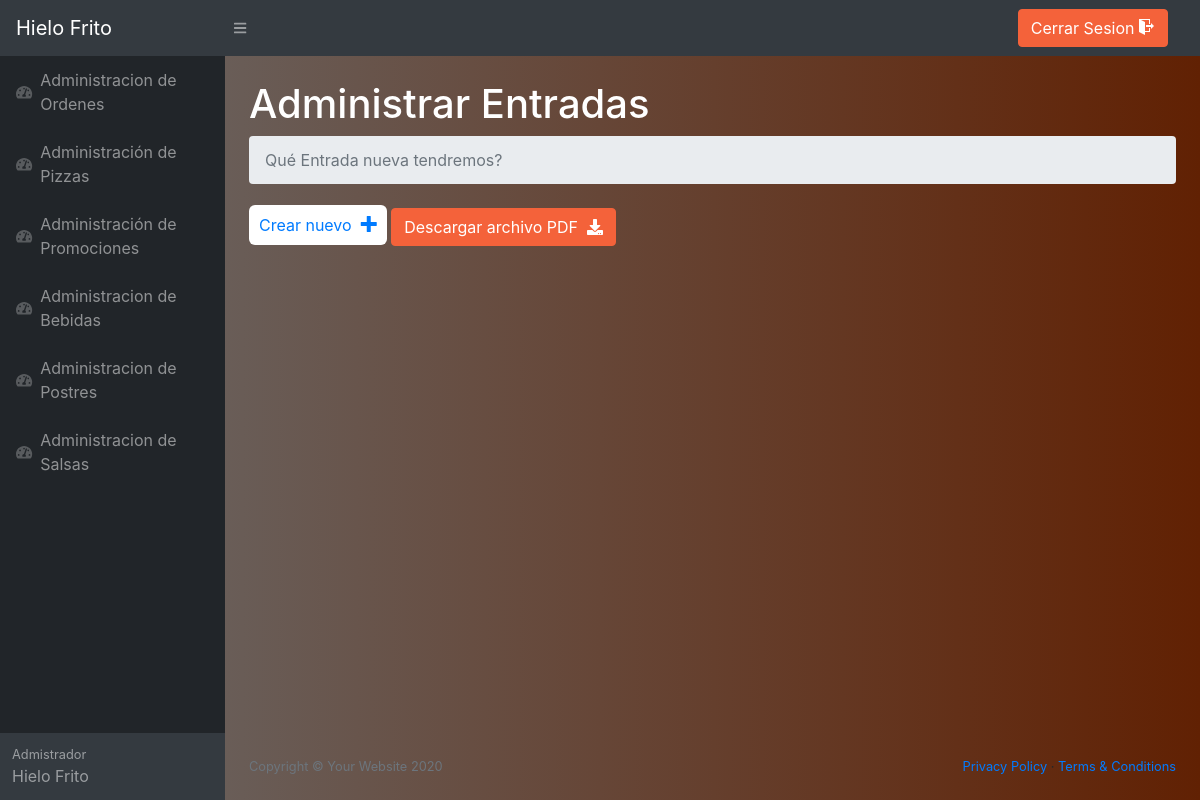
Before: /Pizzeria/Admin/adminentradas/ListaEntradas.php (signed in) with the older database file.
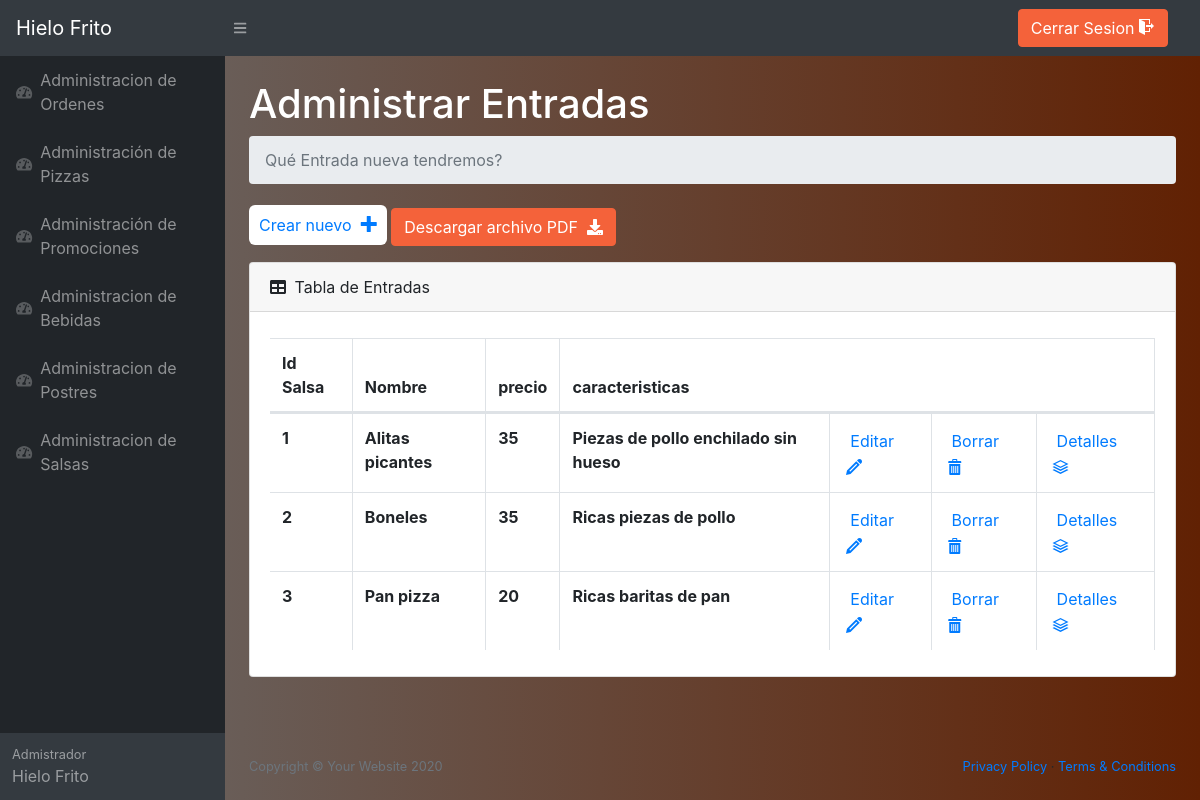
After: the same page with the newer database file.
### tables this page shows
CREATE TABLE `entradas` (
  `id_entrada` int(11) NOT NULL,
  `nombre` varchar(100) NOT NULL,
  `precio` int(11) NOT NULL,
  `caracteristicas` text NOT NULL
);

### Pizzeria/Admin/adminentradas/ListaEntradas.php (the view, shortened to what the changed rows need)
<?php
include ('../../php/conexion.php');
?>
<!DOCTYPE html>
<html lang="es">
    <head>
        <link href="../styles.css" rel="stylesheet" />
        <link href="https://cdn.datatables.net/1.10.20/css/dataTables.bootstrap4.min.css" rel="stylesheet" />
        <link href="../../icomoon/fonts/style.css" rel="stylesheet">
    </head>
    <body style="background: linear-gradient(to right, #6b6b6b, #612103);" class="sb-nav-fixed">
        <div id="layoutSidenav">
            <div id="layoutSidenav_content">
                <main >
                    <div class="container-fluid">
                        <h1 style="color: white;" class="mt-4"> Administrar Entradas</h1>
                        <?php
      $query="SELECT * FROM entradas";
      $resultado=$mysqli->query($query);
      if($resultado->num_rows > 0){
    ?>
                          <div class="card mb-4">
                            <div class="card-header">
                                <i class="fas fa-table mr-1"></i>
                                Tabla de Entradas
                            </div>
                            <div class="card-body">
                                <div class="table-responsive">
                                    <table class="table table-bordered" id="dataTable" width="100%" cellspacing="0">
                                        <thead>
                                            <tr>
                                                <th>Id Salsa</th>
                                                <th>Nombre</th>
                                                <th>precio</th>
                                                <th colspan=4>caracteristicas</th>
                                            </tr>
                                        </thead>
                                        <tbody>
                                            <?php
                                                while($fila=$resultado->fetch_assoc()){
                                                    $id=$fila['id_entrada'];
                                            ?>
                                            <tr>
                                                <form action="opcion.php" method="post">
                                                    <th>
                                                    <?php
                                                        echo "$id<input type='text' value='$id' name='id' hidden>";
                                                    ?>
                                                    </th>
                                                    <th>
                                                        <?php
                                                            echo($fila['nombre']);
                                                        ?>
                                                    </th>
                                                    <th>
                                                        <?php
                                                            echo($fila['precio']);
                                                        ?>
                                                    </th>
                                                    <th>
                                                        <?php
                                                            echo($fila['caracteristicas']);
                                                        ?>
                                                    </th>
                                                    <th>
                                                        <input type="submit" value="Editar" class="boton " name="boton">&nbsp;<span class="icon-pencil icono">
                                                    </th>
                                                    <th>
                                                        <input type="submit" value="Borrar" class="boton "name="boton">&nbsp;<span class="icon-bin icono">
                                                    </th>
                                                    <th>
                                                        <input type="submit" value="Detalles" class="boton " name="boton">&nbsp;<span class="icon-stack icono">
                                                    </th>
                                                </form>
                                            </tr>
                                            <?php
                            }
                        ?>
                                        </tbody>
                                    </table>
                                </div>
                            </div>
                        </div>
                        <?php
                            }
                        ?>
                        </div>
                    </main>
                </div>
            </div>
        </body>
    </html>

Changed rows visible on the page:
added entradas: id_entrada "1", nombre "Alitas picantes", precio "35", caracteristicas "Piezas de pollo enchilado sin hueso"
added entradas: id_entrada "2", nombre "Boneles", precio "35", caracteristicas "Ricas piezas de pollo"
added entradas: id_entrada "3", nombre "Pan pizza", precio "20", caracteristicas "Ricas baritas de pan"
Other visible differences:
text now shown: "Tabla de Entradas Id Salsa Nombre precio caracteristicas"
